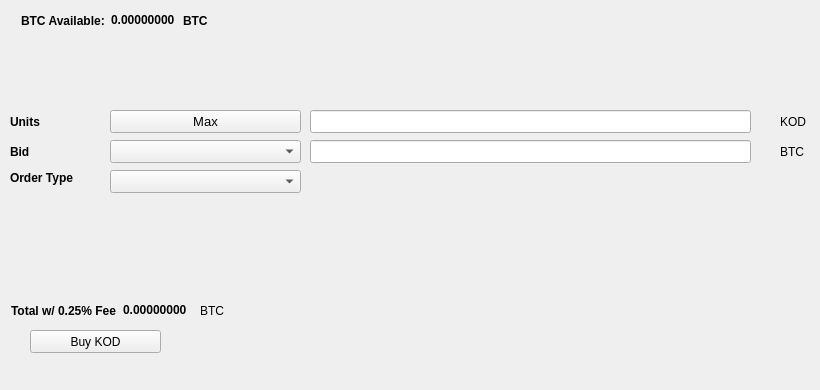
   <widget class="QWidget" name="BuyTab">
    <attribute name="title">
     <string>Buy</string>
    </attribute>
    <widget class="QPushButton" name="BuyKOD">
     <property name="geometry">
      <rect>
       <x>30</x>
       <y>330</y>
       <width>131</width>
       <height>23</height>
      </rect>
     </property>
     <property name="text">
      <string>Buy KOD</string>
     </property>
     <property name="icon">
      <iconset resource="../Kodcoin.qrc">
       <normaloff>:/icons/bitcoin</normaloff>:/icons/bitcoin</iconset>
     </property>
    </widget>
    <widget class="QLabel" name="label_3">
     <property name="geometry">
      <rect>
       <x>10</x>
       <y>110</y>
       <width>46</width>
       <height>23</height>
      </rect>
     </property>
     <property name="font">
      <font>
       <weight>75</weight>
       <bold>true</bold>
      </font>
     </property>
     <property name="text">
      <string>Units</string>
     </property>
    </widget>
    <widget class="QLineEdit" name="UnitsInput">
     <property name="geometry">
      <rect>
       <x>310</x>
       <y>110</y>
       <width>441</width>
       <height>23</height>
      </rect>
     </property>
     <property name="font">
      <font>
       <pointsize>9</pointsize>
       <weight>75</weight>
       <bold>true</bold>
      </font>
     </property>
    </widget>
    <widget class="QLineEdit" name="BuyBidPriceEdit">
     <property name="geometry">
      <rect>
       <x>310</x>
       <y>140</y>
       <width>441</width>
       <height>23</height>
      </rect>
     </property>
     <property name="font">
      <font>
       <pointsize>9</pointsize>
       <weight>75</weight>
       <bold>true</bold>
      </font>
     </property>
    </widget>
    <widget class="QLabel" name="label_4">
     <property name="geometry">
      <rect>
       <x>780</x>
       <y>110</y>
       <width>31</width>
       <height>23</height>
      </rect>
     </property>
     <property name="text">
      <string>KOD</string>
     </property>
    </widget>
    <widget class="QLabel" name="label_5">
     <property name="geometry">
      <rect>
       <x>780</x>
       <y>140</y>
       <width>31</width>
       <height>23</height>
      </rect>
     </property>
     <property name="text">
      <string>BTC</string>
     </property>
    </widget>
    <widget class="QLabel" name="label_6">
     <property name="geometry">
      <rect>
       <x>10</x>
       <y>140</y>
       <width>46</width>
       <height>23</height>
      </rect>
     </property>
     <property name="font">
      <font>
       <weight>75</weight>
       <bold>true</bold>
      </font>
     </property>
     <property name="text">
      <string>Bid</string>
     </property>
    </widget>
    <widget class="QLabel" name="label_7">
     <property name="geometry">
      <rect>
       <x>10</x>
       <y>170</y>
       <width>91</width>
       <height>16</height>
      </rect>
     </property>
     <property name="font">
      <font>
       <weight>75</weight>
       <bold>true</bold>
      </font>
     </property>
     <property name="text">
      <string>Order Type</string>
     </property>
    </widget>
    <widget class="QPushButton" name="Buy_Max_Amount">
     <property name="geometry">
      <rect>
       <x>110</x>
       <y>110</y>
       <width>191</width>
       <height>23</height>
      </rect>
     </property>
     <property name="font">
      <font>
       <pointsize>10</pointsize>
      </font>
     </property>
     <property name="text">
      <string>Max</string>
     </property>
    </widget>
    <widget class="QComboBox" name="BuyBidcomboBox">
     <property name="geometry">
      <rect>
       <x>110</x>
       <y>140</y>
       <width>191</width>
       <height>23</height>
      </rect>
     </property>
     <property name="font">
      <font>
       <pointsize>10</pointsize>
      </font>
     </property>
    </widget>
    <widget class="QComboBox" name="buyOrdertypeCombo">
     <property name="geometry">
      <rect>
       <x>110</x>
       <y>170</y>
       <width>191</width>
       <height>23</height>
      </rect>
     </property>
     <property name="font">
      <font>
       <pointsize>10</pointsize>
      </font>
     </property>
    </widget>
    <widget class="QWidget" name="layoutWidget1">
     <property name="geometry">
      <rect>
       <x>21</x>
       <y>11</y>
       <width>227</width>
       <height>19</height>
      </rect>
     </property>
     <layout class="QHBoxLayout" name="horizontalLayout_3">
      <item>
       <widget class="QLabel" name="label232">
        <property name="font">
         <font>
          <weight>75</weight>
          <bold>true</bold>
         </font>
        </property>
        <property name="text">
         <string>BTC Available:</string>
        </property>
       </widget>
      </item>
      <item>
       <widget class="QLabel" name="BtcAvailableLbl">
        <property name="palette">
         <palette>
          <active>
           <colorrole role="WindowText">
            <brush brushstyle="SolidPattern">
             <color alpha="255">
              <red>0</red>
              <green>0</green>
              <blue>0</blue>
             </color>
            </brush>
           </colorrole>
           <colorrole role="Button">
            <brush brushstyle="SolidPattern">
             <color alpha="255">
              <red>0</red>
              <green>170</green>
              <blue>0</blue>
             </color>
            </brush>
           </colorrole>
           <colorrole role="Light">
            <brush brushstyle="SolidPattern">
             <color alpha="255">
              <red>0</red>
              <green>255</green>
              <blue>0</blue>
             </color>
            </brush>
           </colorrole>
           <colorrole role="Midlight">
            <brush brushstyle="SolidPattern">
             <color alpha="255">
              <red>0</red>
              <green>212</green>
              <blue>0</blue>
             </color>
            </brush>
           </colorrole>
           <colorrole role="Dark">
            <brush brushstyle="SolidPattern">
             <color alpha="255">
              <red>0</red>
              <green>85</green>
              <blue>0</blue>
             </color>
            </brush>
           </colorrole>
           <colorrole role="Mid">
            <brush brushstyle="SolidPattern">
             <color alpha="255">
              <red>0</red>
              <green>113</green>
              <blue>0</blue>
             </color>
            </brush>
           </colorrole>
           <colorrole role="Text">
            <brush brushstyle="SolidPattern">
             <color alpha="255">
              <red>0</red>
              <green>170</green>
              <blue>0</blue>
             </color>
            </brush>
           </colorrole>
           <colorrole role="BrightText">
            <brush brushstyle="SolidPattern">
             <color alpha="255">
              <red>255</red>
              <green>255</green>
              <blue>255</blue>
             </color>
            </brush>
           </colorrole>
           <colorrole role="ButtonText">
            <brush brushstyle="SolidPattern">
             <color alpha="255">
              <red>0</red>
              <green>0</green>
              <blue>0</blue>
             </color>
            </brush>
           </colorrole>
           <colorrole role="Base">
            <brush brushstyle="SolidPattern">
             <color alpha="255">
              <red>255</red>
              <green>255</green>
              <blue>255</blue>
             </color>
            </brush>
           </colorrole>
           <colorrole role="Window">
            <brush brushstyle="SolidPattern">
             <color alpha="255">
              <red>0</red>
              <green>170</green>
              <blue>0</blue>
             </color>
            </brush>
           </colorrole>
           <colorrole role="Shadow">
            <brush brushstyle="SolidPattern">
             <color alpha="255">
              <red>0</red>
              <green>0</green>
              <blue>0</blue>
             </color>
            </brush>
           </colorrole>
           <colorrole role="AlternateBase">
            <brush brushstyle="SolidPattern">
             <color alpha="255">
              <red>127</red>
              <green>212</green>
              <blue>127</blue>
             </color>
            </brush>
           </colorrole>
           <colorrole role="ToolTipBase">
            <brush brushstyle="SolidPattern">
             <color alpha="255">
              <red>255</red>
              <green>255</green>
              <blue>220</blue>
             </color>
            </brush>
           </colorrole>
           <colorrole role="ToolTipText">
            <brush brushstyle="SolidPattern">
             <color alpha="255">
              <red>0</red>
              <green>0</green>
              <blue>0</blue>
             </color>
            </brush>
           </colorrole>
          </active>
          <inactive>
           <colorrole role="WindowText">
            <brush brushstyle="SolidPattern">
             <color alpha="255">
              <red>0</red>
              <green>0</green>
              <blue>0</blue>
             </color>
            </brush>
           </colorrole>
           <colorrole role="Button">
            <brush brushstyle="SolidPattern">
             <color alpha="255">
              <red>0</red>
              <green>170</green>
              <blue>0</blue>
             </color>
            </brush>
           </colorrole>
           <colorrole role="Light">
            <brush brushstyle="SolidPattern">
             <color alpha="255">
              <red>0</red>
              <green>255</green>
              <blue>0</blue>
             </color>
            </brush>
           </colorrole>
           <colorrole role="Midlight">
            <brush brushstyle="SolidPattern">
             <color alpha="255">
              <red>0</red>
              <green>212</green>
              <blue>0</blue>
             </color>
            </brush>
           </colorrole>
           <colorrole role="Dark">
            <brush brushstyle="SolidPattern">
             <color alpha="255">
              <red>0</red>
              <green>85</green>
              <blue>0</blue>
             </color>
            </brush>
           </colorrole>
           <colorrole role="Mid">
            <brush brushstyle="SolidPattern">
             <color alpha="255">
              <red>0</red>
              <green>113</green>
              <blue>0</blue>
             </color>
            </brush>
           </colorrole>
           <colorrole role="Text">
            <brush brushstyle="SolidPattern">
             <color alpha="255">
              <red>0</red>
              <green>170</green>
              <blue>0</blue>
             </color>
            </brush>
           </colorrole>
           <colorrole role="BrightText">
            <brush brushstyle="SolidPattern">
             <color alpha="255">
              <red>255</red>
              <green>255</green>
              <blue>255</blue>
             </color>
            </brush>
           </colorrole>
           <colorrole role="ButtonText">
            <brush brushstyle="SolidPattern">
             <color alpha="255">
              <red>0</red>
              <green>0</green>
              <blue>0</blue>
             </color>
            </brush>
           </colorrole>
           <colorrole role="Base">
            <brush brushstyle="SolidPattern">
             <color alpha="255">
              <red>255</red>
              <green>255</green>
              <blue>255</blue>
             </color>
            </brush>
           </colorrole>
           <colorrole role="Window">
            <brush brushstyle="SolidPattern">
             <color alpha="255">
              <red>0</red>
              <green>170</green>
              <blue>0</blue>
             </color>
            </brush>
           </colorrole>
           <colorrole role="Shadow">
            <brush brushstyle="SolidPattern">
             <color alpha="255">
              <red>0</red>
              <green>0</green>
              <blue>0</blue>
             </color>
            </brush>
           </colorrole>
           <colorrole role="AlternateBase">
            <brush brushstyle="SolidPattern">
             <color alpha="255">
              <red>127</red>
              <green>212</green>
              <blue>127</blue>
             </color>
            </brush>
           </colorrole>
           <colorrole role="ToolTipBase">
            <brush brushstyle="SolidPattern">
             <color alpha="255">
              <red>255</red>
              <green>255</green>
              <blue>220</blue>
             </color>
            </brush>
           </colorrole>
           <colorrole role="ToolTipText">
            <brush brushstyle="SolidPattern">
             <color alpha="255">
              <red>0</red>
              <green>0</green>
              <blue>0</blue>
             </color>
            </brush>
           </colorrole>
          </inactive>
          <disabled>
           <colorrole role="WindowText">
            <brush brushstyle="SolidPattern">
             <color alpha="255">
              <red>0</red>
              <green>85</green>
              <blue>0</blue>
             </color>
            </brush>
           </colorrole>
           <colorrole role="Button">
            <brush brushstyle="SolidPattern">
             <color alpha="255">
              <red>0</red>
              <green>170</green>
              <blue>0</blue>
             </color>
            </brush>
           </colorrole>
           <colorrole role="Light">
            <brush brushstyle="SolidPattern">
             <color alpha="255">
              <red>0</red>
              <green>255</green>
              <blue>0</blue>
             </color>
            </brush>
           </colorrole>
           <colorrole role="Midlight">
            <brush brushstyle="SolidPattern">
             <color alpha="255">
              <red>0</red>
              <green>212</green>
              <blue>0</blue>
             </color>
            </brush>
           </colorrole>
           <colorrole role="Dark">
            <brush brushstyle="SolidPattern">
             <color alpha="255">
              <red>0</red>
              <green>85</green>
              <blue>0</blue>
             </color>
            </brush>
           </colorrole>
           <colorrole role="Mid">
            <brush brushstyle="SolidPattern">
             <color alpha="255">
              <red>0</red>
              <green>113</green>
              <blue>0</blue>
             </color>
            </brush>
           </colorrole>
           <colorrole role="Text">
            <brush brushstyle="SolidPattern">
             <color alpha="255">
              <red>0</red>
              <green>85</green>
              <blue>0</blue>
             </color>
            </brush>
           </colorrole>
           <colorrole role="BrightText">
            <brush brushstyle="SolidPattern">
             <color alpha="255">
              <red>255</red>
              <green>255</green>
              <blue>255</blue>
             </color>
            </brush>
           </colorrole>
           <colorrole role="ButtonText">
            <brush brushstyle="SolidPattern">
             <color alpha="255">
              <red>0</red>
              <green>85</green>
              <blue>0</blue>
             </color>
            </brush>
           </colorrole>
           <colorrole role="Base">
            <brush brushstyle="SolidPattern">
             <color alpha="255">
              <red>0</red>
              <green>170</green>
              <blue>0</blue>
             </color>
            </brush>
           </colorrole>
           <colorrole role="Window">
            <brush brushstyle="SolidPattern">
             <color alpha="255">
              <red>0</red>
              <green>170</green>
              <blue>0</blue>
             </color>
            </brush>
           </colorrole>
           <colorrole role="Shadow">
            <brush brushstyle="SolidPattern">
             <color alpha="255">
              <red>0</red>
              <green>0</green>
              <blue>0</blue>
             </color>
            </brush>
           </colorrole>
           <colorrole role="AlternateBase">
            <brush brushstyle="SolidPattern">
             <color alpha="255">
              <red>0</red>
              <green>170</green>
              <blue>0</blue>
             </color>
            </brush>
           </colorrole>
           <colorrole role="ToolTipBase">
            <brush brushstyle="SolidPattern">
             <color alpha="255">
              <red>255</red>
              <green>255</green>
              <blue>220</blue>
             </color>
            </brush>
           </colorrole>
           <colorrole role="ToolTipText">
            <brush brushstyle="SolidPattern">
             <color alpha="255">
              <red>0</red>
              <green>0</green>
              <blue>0</blue>
             </color>
            </brush>
           </colorrole>
          </disabled>
         </palette>
        </property>
        <property name="font">
         <font>
          <weight>75</weight>
          <bold>true</bold>
         </font>
        </property>
        <property name="text">
         <string>0.00000000</string>
        </property>
        <property name="textInteractionFlags">
         <set>Qt::LinksAccessibleByMouse|Qt::TextSelectableByKeyboard|Qt::TextSelectableByMouse</set>
        </property>
       </widget>
      </item>
      <item>
       <widget class="QLabel" name="BtcAvailableLbl_2">
        <property name="font">
         <font>
          <weight>75</weight>
          <bold>true</bold>
         </font>
        </property>
        <property name="text">
         <string>BTC</string>
        </property>
       </widget>
      </item>
     </layout>
    </widget>
    <widget class="QWidget" name="layoutWidge2">
     <property name="geometry">
      <rect>
       <x>11</x>
       <y>301</y>
       <width>259</width>
       <height>19</height>
      </rect>
     </property>
     <layout class="QHBoxLayout" name="horizontalLayout_4">
      <item>
       <widget class="QLabel" name="label_9">
        <property name="font">
         <font>
          <weight>75</weight>
          <bold>true</bold>
         </font>
        </property>
        <property name="text">
         <string>Total w/ 0.25% Fee</string>
        </property>
       </widget>
      </item>
      <item>
       <widget class="QLabel" name="BuyCostLabel">
        <property name="palette">
         <palette>
          <active>
           <colorrole role="WindowText">
            <brush brushstyle="SolidPattern">
             <color alpha="255">
              <red>0</red>
              <green>0</green>
              <blue>0</blue>
             </color>
            </brush>
           </colorrole>
           <colorrole role="Button">
            <brush brushstyle="SolidPattern">
             <color alpha="255">
              <red>0</red>
              <green>170</green>
              <blue>0</blue>
             </color>
            </brush>
           </colorrole>
           <colorrole role="Light">
            <brush brushstyle="SolidPattern">
             <color alpha="255">
              <red>0</red>
              <green>255</green>
              <blue>0</blue>
             </color>
            </brush>
           </colorrole>
           <colorrole role="Midlight">
            <brush brushstyle="SolidPattern">
             <color alpha="255">
              <red>0</red>
              <green>212</green>
              <blue>0</blue>
             </color>
            </brush>
           </colorrole>
           <colorrole role="Dark">
            <brush brushstyle="SolidPattern">
             <color alpha="255">
              <red>0</red>
              <green>85</green>
              <blue>0</blue>
             </color>
            </brush>
           </colorrole>
           <colorrole role="Mid">
            <brush brushstyle="SolidPattern">
             <color alpha="255">
              <red>0</red>
              <green>113</green>
              <blue>0</blue>
             </color>
            </brush>
           </colorrole>
           <colorrole role="Text">
            <brush brushstyle="SolidPattern">
             <color alpha="255">
              <red>0</red>
              <green>170</green>
              <blue>0</blue>
             </color>
            </brush>
           </colorrole>
           <colorrole role="BrightText">
            <brush brushstyle="SolidPattern">
             <color alpha="255">
              <red>255</red>
              <green>255</green>
              <blue>255</blue>
             </color>
            </brush>
           </colorrole>
           <colorrole role="ButtonText">
            <brush brushstyle="SolidPattern">
             <color alpha="255">
              <red>0</red>
              <green>0</green>
              <blue>0</blue>
             </color>
            </brush>
           </colorrole>
           <colorrole role="Base">
            <brush brushstyle="SolidPattern">
             <color alpha="255">
              <red>255</red>
              <green>255</green>
              <blue>255</blue>
             </color>
            </brush>
           </colorrole>
           <colorrole role="Window">
            <brush brushstyle="SolidPattern">
             <color alpha="255">
              <red>0</red>
              <green>170</green>
              <blue>0</blue>
             </color>
            </brush>
           </colorrole>
           <colorrole role="Shadow">
            <brush brushstyle="SolidPattern">
             <color alpha="255">
              <red>0</red>
              <green>0</green>
              <blue>0</blue>
             </color>
            </brush>
           </colorrole>
           <colorrole role="AlternateBase">
            <brush brushstyle="SolidPattern">
             <color alpha="255">
              <red>127</red>
              <green>212</green>
              <blue>127</blue>
             </color>
            </brush>
           </colorrole>
           <colorrole role="ToolTipBase">
            <brush brushstyle="SolidPattern">
             <color alpha="255">
              <red>255</red>
              <green>255</green>
              <blue>220</blue>
             </color>
            </brush>
           </colorrole>
           <colorrole role="ToolTipText">
            <brush brushstyle="SolidPattern">
             <color alpha="255">
              <red>0</red>
              <green>0</green>
              <blue>0</blue>
             </color>
            </brush>
           </colorrole>
          </active>
          <inactive>
           <colorrole role="WindowText">
            <brush brushstyle="SolidPattern">
             <color alpha="255">
              <red>0</red>
              <green>0</green>
              <blue>0</blue>
             </color>
            </brush>
           </colorrole>
           <colorrole role="Button">
            <brush brushstyle="SolidPattern">
             <color alpha="255">
              <red>0</red>
              <green>170</green>
              <blue>0</blue>
             </color>
            </brush>
           </colorrole>
           <colorrole role="Light">
            <brush brushstyle="SolidPattern">
             <color alpha="255">
              <red>0</red>
              <green>255</green>
              <blue>0</blue>
             </color>
            </brush>
           </colorrole>
           <colorrole role="Midlight">
            <brush brushstyle="SolidPattern">
             <color alpha="255">
              <red>0</red>
              <green>212</green>
              <blue>0</blue>
             </color>
            </brush>
           </colorrole>
           <colorrole role="Dark">
            <brush brushstyle="SolidPattern">
             <color alpha="255">
              <red>0</red>
              <green>85</green>
              <blue>0</blue>
             </color>
            </brush>
           </colorrole>
           <colorrole role="Mid">
            <brush brushstyle="SolidPattern">
             <color alpha="255">
              <red>0</red>
              <green>113</green>
              <blue>0</blue>
             </color>
            </brush>
           </colorrole>
           <colorrole role="Text">
            <brush brushstyle="SolidPattern">
             <color alpha="255">
              <red>0</red>
              <green>170</green>
              <blue>0</blue>
             </color>
            </brush>
           </colorrole>
           <colorrole role="BrightText">
            <brush brushstyle="SolidPattern">
             <color alpha="255">
              <red>255</red>
              <green>255</green>
              <blue>255</blue>
             </color>
            </brush>
           </colorrole>
           <colorrole role="ButtonText">
            <brush brushstyle="SolidPattern">
             <color alpha="255">
              <red>0</red>
              <green>0</green>
              <blue>0</blue>
             </color>
            </brush>
           </colorrole>
           <colorrole role="Base">
            <brush brushstyle="SolidPattern">
             <color alpha="255">
              <red>255</red>
              <green>255</green>
              <blue>255</blue>
             </color>
            </brush>
           </colorrole>
           <colorrole role="Window">
            <brush brushstyle="SolidPattern">
             <color alpha="255">
              <red>0</red>
              <green>170</green>
              <blue>0</blue>
             </color>
            </brush>
           </colorrole>
           <colorrole role="Shadow">
            <brush brushstyle="SolidPattern">
             <color alpha="255">
              <red>0</red>
              <green>0</green>
              <blue>0</blue>
             </color>
            </brush>
           </colorrole>
           <colorrole role="AlternateBase">
            <brush brushstyle="SolidPattern">
             <color alpha="255">
              <red>127</red>
              <green>212</green>
              <blue>127</blue>
             </color>
            </brush>
           </colorrole>
           <colorrole role="ToolTipBase">
            <brush brushstyle="SolidPattern">
             <color alpha="255">
              <red>255</red>
              <green>255</green>
              <blue>220</blue>
             </color>
            </brush>
           </colorrole>
           <colorrole role="ToolTipText">
            <brush brushstyle="SolidPattern">
             <color alpha="255">
              <red>0</red>
              <green>0</green>
              <blue>0</blue>
             </color>
            </brush>
           </colorrole>
          </inactive>
          <disabled>
           <colorrole role="WindowText">
            <brush brushstyle="SolidPattern">
             <color alpha="255">
              <red>0</red>
              <green>85</green>
              <blue>0</blue>
             </color>
            </brush>
           </colorrole>
           <colorrole role="Button">
            <brush brushstyle="SolidPattern">
             <color alpha="255">
              <red>0</red>
              <green>170</green>
              <blue>0</blue>
             </color>
            </brush>
           </colorrole>
           <colorrole role="Light">
            <brush brushstyle="SolidPattern">
             <color alpha="255">
              <red>0</red>
              <green>255</green>
              <blue>0</blue>
             </color>
            </brush>
           </colorrole>
           <colorrole role="Midlight">
            <brush brushstyle="SolidPattern">
             <color alpha="255">
              <red>0</red>
              <green>212</green>
              <blue>0</blue>
             </color>
            </brush>
           </colorrole>
           <colorrole role="Dark">
            <brush brushstyle="SolidPattern">
             <color alpha="255">
              <red>0</red>
              <green>85</green>
              <blue>0</blue>
             </color>
            </brush>
           </colorrole>
           <colorrole role="Mid">
            <brush brushstyle="SolidPattern">
             <color alpha="255">
              <red>0</red>
              <green>113</green>
              <blue>0</blue>
             </color>
            </brush>
           </colorrole>
           <colorrole role="Text">
            <brush brushstyle="SolidPattern">
             <color alpha="255">
              <red>0</red>
              <green>85</green>
              <blue>0</blue>
             </color>
            </brush>
           </colorrole>
           <colorrole role="BrightText">
            <brush brushstyle="SolidPattern">
             <color alpha="255">
              <red>255</red>
              <green>255</green>
              <blue>255</blue>
             </color>
            </brush>
           </colorrole>
           <colorrole role="ButtonText">
            <brush brushstyle="SolidPattern">
             <color alpha="255">
              <red>0</red>
              <green>85</green>
              <blue>0</blue>
             </color>
            </brush>
           </colorrole>
           <colorrole role="Base">
            <brush brushstyle="SolidPattern">
             <color alpha="255">
              <red>0</red>
              <green>170</green>
              <blue>0</blue>
             </color>
            </brush>
           </colorrole>
           <colorrole role="Window">
            <brush brushstyle="SolidPattern">
             <color alpha="255">
              <red>0</red>
              <green>170</green>
              <blue>0</blue>
             </color>
            </brush>
           </colorrole>
           <colorrole role="Shadow">
            <brush brushstyle="SolidPattern">
             <color alpha="255">
              <red>0</red>
              <green>0</green>
              <blue>0</blue>
             </color>
            </brush>
           </colorrole>
           <colorrole role="AlternateBase">
            <brush brushstyle="SolidPattern">
             <color alpha="255">
              <red>0</red>
              <green>170</green>
              <blue>0</blue>
             </color>
            </brush>
           </colorrole>
           <colorrole role="ToolTipBase">
            <brush brushstyle="SolidPattern">
             <color alpha="255">
              <red>255</red>
              <green>255</green>
              <blue>220</blue>
             </color>
            </brush>
           </colorrole>
           <colorrole role="ToolTipText">
            <brush brushstyle="SolidPattern">
             <color alpha="255">
              <red>0</red>
              <green>0</green>
              <blue>0</blue>
             </color>
            </brush>
           </colorrole>
          </disabled>
         </palette>
        </property>
        <property name="font">
         <font>
          <weight>75</weight>
          <bold>true</bold>
         </font>
        </property>
        <property name="autoFillBackground">
         <bool>false</bool>
        </property>
        <property name="text">
         <string>0.00000000</string>
        </property>
        <property name="textInteractionFlags">
         <set>Qt::LinksAccessibleByMouse|Qt::TextSelectableByMouse</set>
        </property>
       </widget>
      </item>
      <item>
       <widget class="QLabel" name="label_10">
        <property name="font">
         <font>
          <weight>50</weight>
          <bold>false</bold>
         </font>
        </property>
        <property name="text">
         <string>BTC</string>
        </property>
       </widget>
      </item>
     </layout>
    </widget>
    <widget class="QLabel" name="label_24">
     <property name="geometry">
      <rect>
       <x>460</x>
       <y>300</y>
       <width>281</width>
       <height>81</height>
      </rect>
     </property>
     <property name="text">
      <string/>
     </property>
     <property name="pixmap">
      <pixmap>:/images/bittrex</pixmap>
     </property>
    </widget>
   </widget>
